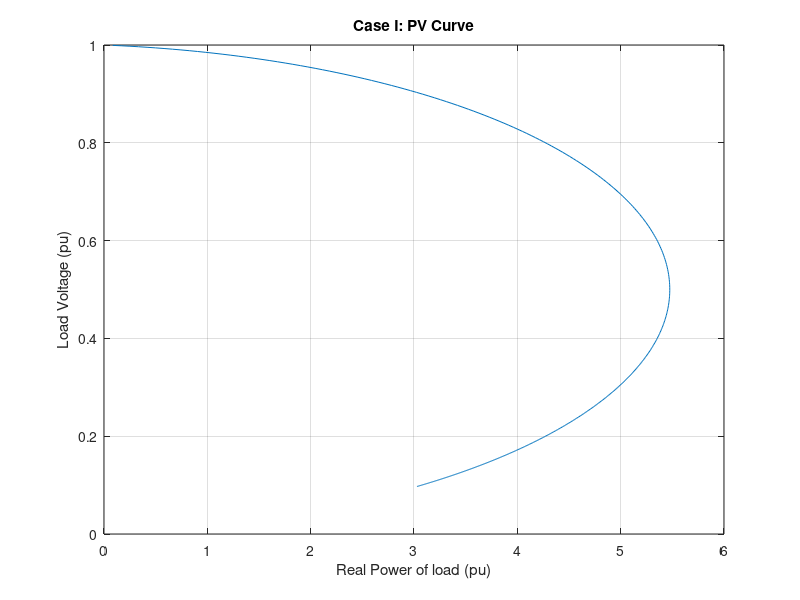

Write MATLAB code to recreate this figure. (Note: this script raises an error after producing the figure.)
%% ECE 4712 - Project 3
% Problem 1
% Consider a simple circuit consisting of a 110V (single phase) source 
% connected to a load through a transmission line of impedance 0.1+j1 ohms.
% There are 500 load impedances that are switched ON one at a time. Express
% the circuit in per unit using a base of 110V and 1 KVA. Calculate the 
% load voltage, load power and load reactive power as the loads are 
% switched ON. Plot the load voltage as a function of load (real) power.
%   Case I: Each load impedance is a standard light bulb rated 100W, 120V
%   Case II: Each load impedance is a fluorescent tube light rated 100W, 
%           120V. Assume power factor of 0.8 lagging.
clear; clc;
% base units
V_base = 110; S_base = 1000;
Z_base = V_base^2 / S_base;

% single phase source
Vs = 110; %Volts 
Vs = Vs/V_base; %pu

% impedance of transmission line
Z_line = 0.1 + 1j; % ohms
Z_line = Z_line/Z_base; %pu

% number of load impedences
num_load = 0:500;

%% Case I: standard light bulb rated 100W, 120V

P_bulb = 100; % Watts
V_bulb = 120; % Volts

P_bulb = P_bulb/S_base; % pu
V_bulb = V_bulb/V_base; % pu 


Z_bulb = V_bulb^2 / P_bulb; 
Z_load = Z_bulb./num_load;
Z_total = Z_load + Z_line; 

% Current from source
I = Vs./Z_total;

% Voltage load
V_load = I.*Z_load

% Real and Reactive power of load
P_load = real(V_load.*conj(I))
Q_load = imag(V_load.*conj(I))

% plot load voltage as a function of real load power
figure(1)
plot(P_load,V_load)
xlabel('Real Power of load (pu)')
ylabel('Load Voltage (pu)')
title('Case I: PV Curve')
grid on;
parkit(0); % function to dock all figures --written by Dr. Obeid

%% Case II: fluorescent tube light rated 100W, 120V, and pf 0.8 lagging
P_tube = 100; % Watts
V_tube = 120; % Volts

% convert to power and voltage of tube light to pu
P_tube = P_tube/S_base;
V_tube = V_tube/V_base;

% power factor of the fluorescent tube light
pf_tube = 0.8;
angle = acos(0.8)
Z_tube = V_tube^2 / P_tube;
Z_tube = abs(Z_tube)*cos(angle) + 1i*abs(Z_tube)*sin(angle)
Zl_tube = Z_tube./num_load

Zt_tube = Z_line + Zl_tube

I2 = Vs./Zt_tube
Vload_t = I2.*Zl_tube
Pload_t = real(Vload_t.*conj(I2))
Qload_t = imag(Vload_t.*conj(I2))
figure(2)
plot(Pload_t,Vload_t)
xlabel('Real Power of load (pu)')
ylabel('Load Voltage (pu)')
title('Case II: PV Curve')
grid on;
parkit(0);
%% Comparison
figure(3)
plot(P_load,V_load)
xlabel('Real Power of load (pu)')
ylabel('Load Voltage (pu)')
title('Comparison')
hold on;
grid on;
plot(Pload_t,Vload_t)
hold off
legend('Standard light bulb', 'Fluorescent light tube, pf of 0.8 lagging')
parkit(0)




